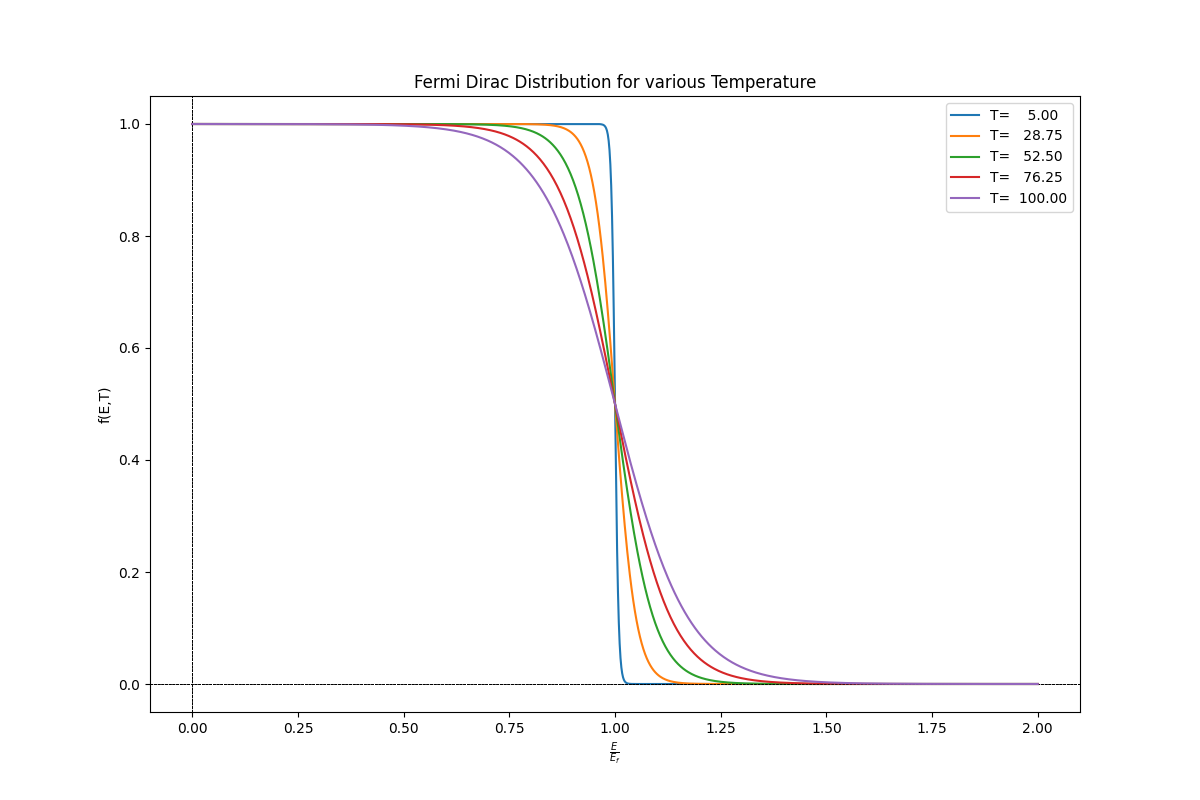

Recreate this plot in Python.
#Plotting Fermi-Dirac energy Distribution

import numpy as np
import matplotlib.pyplot as plt 

n=int(input('Enter number of temperatures to show : '))
t2=eval(input('Enter maximum temperature : '))

def f(E,T): 
	return 1.0/(1.0+np.exp((E-Ef)/(K*T))) 
	
Ef=0.1 					# in eV
K=8.617*10**(-5) 		# in eV/K 
E=np.linspace(0,2*Ef,1000) 
T=np.linspace(5,t2,n) 

plt.figure(figsize=(12,8))
for t in T:
	plt.title("Fermi Dirac Distribution for various Temperature") 
	plt.xlabel(r'$\frac{E}{E_f}$')
	plt.ylabel("f(E,T)") 
	plt.axhline(color='black',lw=0.5,ls='--')
	plt.axvline(color='black',lw=0.5,ls='--')
	plt.plot(E/Ef,f(E,t),label="T=%8.2f"%(t)) 
	plt.legend(loc="upper right") 
	plt.pause(0.5)
	
plt.savefig('S:\\Documents\\Github\\Computational-Physics-UG\\Application to some physics problems\\Plots of Statistical Distributions\\Python Files\\FD_Energy\\FD_Energy.png')
	
plt.show()